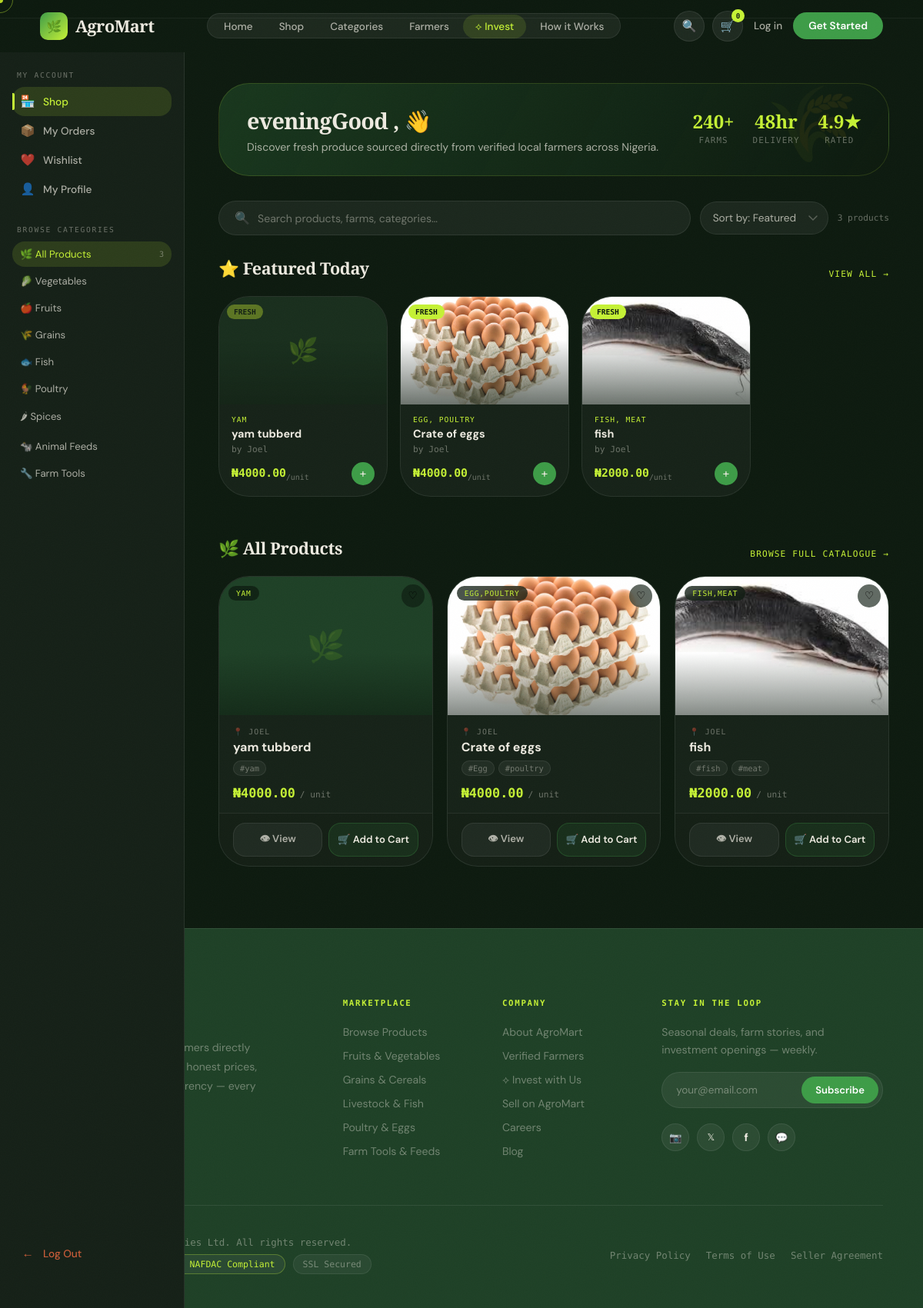
Screenshot of /dashboard/shop/ with the database file from the repository.
### products/models.py (models this page shows, shortened)
class Product(models.Model):
    seller = models.ForeignKey(User, on_delete=models.CASCADE)
    categories = models.ManyToManyField(Category, related_name='products')
    name = models.CharField(max_length=255)
    description = models.TextField()
    price = models.DecimalField(max_digits=10, decimal_places=2)
    quantity = models.IntegerField()
    unit = models.CharField(max_length=50)  # kg, bag, crate
    image = models.ImageField(upload_to='products/', blank=True, null=True)
    created_at = models.DateTimeField(auto_now_add=True)

class Category(models.Model):
    name = models.CharField(max_length=100, unique=True)
    created_by = models.ForeignKey(
        User,
        on_delete=models.SET_NULL,
        null=True,
        blank=True
    )
    created_at = models.DateTimeField(auto_now_add=True)

### accounts/models.py (models this page shows, shortened)
class User(AbstractUser):
    username = None
    email = models.EmailField(unique=True)
    phone = models.CharField(max_length=15, blank=True)
    is_buyer = models.BooleanField(default=True)
    is_seller = models.BooleanField(default=False)
    is_super_admin = models.BooleanField(default=False)
    profile_completed = models.BooleanField(default=False)  # 👈 add this
    USERNAME_FIELD = 'email'
    REQUIRED_FIELDS = []
    objects = UserManager()

### dashboard/views.py (the view)
# urls.py: path('shop/', buyer_home, name='buyer_home'),
def buyer_home(request):
    products = Product.objects.all().order_by('-created_at')[:12]
    return render(request, 'dashboard/buyer/buyer_home.html', {
        'products': products
    })

### templates/dashboard/buyer/buyer_home.html (shortened to what this page needs)
{% extends "base.html" %}
{% load static %}
{% block content %}
<div class="bh-page">
  <aside class="bh-sidebar" id="bhSidebar">
    <div class="bh-sidebar-section">
      <div class="bh-sidebar-label">My Account</div>
      <a href="{% url 'home' %}" class="bh-sidebar-link active">
        <span class="bh-sidebar-link-ico">🏪</span> Shop
      </a>
      <a href="#" class="bh-sidebar-link">
        <span class="bh-sidebar-link-ico">📦</span> My Orders
      </a>
      <a href="{% url 'wishlist' %}" class="bh-sidebar-link">
        <span class="bh-sidebar-link-ico">❤️</span> Wishlist
      </a>
      <a href="{% url 'profile' %}" class="bh-sidebar-link">
        <span class="bh-sidebar-link-ico">👤</span> My Profile
      </a>
    </div>
    <div class="bh-sidebar-section">
      <div class="bh-sidebar-label">Browse Categories</div>
      <div class="cat-filter-list">
        <button class="cat-filter-btn active" data-cat="all">
          <span>🌿 All Products</span>
          <span class="cat-count">{{ products|length }}</span>
        </button>
        <button class="cat-filter-btn" data-cat="vegetables">
          <span>🥬 Vegetables</span>
        </button>
        <button class="cat-filter-btn" data-cat="fruits">
          <span>🍎 Fruits</span>
        </button>
        <button class="cat-filter-btn" data-cat="grains">
          <span>🌾 Grains</span>
        </button>
        <button class="cat-filter-btn" data-cat="fish">
          <span>🐟 Fish</span>
        </button>
        <button class="cat-filter-btn" data-cat="poultry">
          <span>🐓 Poultry</span>
        </button>
        <button class="cat-filter-btn" data-cat="spices">
          <span>🌶 Spices</span>
        </button>
        <button class="cat-filter-btn" data-cat="feeds">
          <span>🐄 Animal Feeds</span>
        </button>
        <button class="cat-filter-btn" data-cat="tools">
          <span>🔧 Farm Tools</span>
        </button>
      </div>
    </div>
    <div class="bh-sidebar-section" style="margin-top:auto">
      <a href="{% url 'logout' %}" class="bh-sidebar-link" style="color:var(--rust) !important">
        <span class="bh-sidebar-link-ico">←</span> Log Out
      </a>
    </div>
  </aside>
  <main class="bh-main">
    <div class="bh-welcome">
      <div class="bh-welcome-text">
        <h2>Good {{ greeting }}, <em>{{ request.user.get_short_name|default:request.user.username }}</em> 👋</h2>
        <p>Discover fresh produce sourced directly from verified local farmers across Nigeria.</p>
      </div>
      <div class="bh-welcome-stats">
        <div class="bh-stat"><strong>240+</strong><span>Farms</span></div>
        <div class="bh-stat"><strong>48hr</strong><span>Delivery</span></div>
        <div class="bh-stat"><strong>4.9★</strong><span>Rated</span></div>
      </div>
    </div>
    <div class="bh-toolbar">
      <div class="bh-search-bar">
        <span style="color:var(--t40)">🔍</span>
        <input type="text" id="prodSearch" placeholder="Search products, farms, categories…" />
      </div>
      <select class="bh-sort-select" id="sortSelect">
        <option value="">Sort by: Featured</option>
      </select>
      <span class="bh-result-count" id="resultCount">{{ products|length }} products</span>
    </div>
    {% if products %}
    <div style="margin-bottom:36px;animation:bhIn .7s var(--expo) .05s both">
      <div class="bh-section-head">
        <h3>⭐ Featured Today</h3>
        <a href="#">View All →</a>
      </div>
      <div class="featured-strip">
        {% for product in products|slice:":6" %}
        <div class="featured-card">
          <div class="featured-card-img"
            {% if product.image %}style="background-image:url('{{ product.image.url }}')"{% else %}style="background:var(--forest);display:flex;align-items:center;justify-content:center;font-size:2rem;opacity:.4"{% endif %}>
            {% if not product.image %}<span style="position:relative;z-index:1">🌿</span>{% endif %}
            <span class="featured-card-badge">Fresh</span>
          </div>
          <div class="featured-card-body">
            <div class="featured-card-cat">
              {% for cat in product.categories.all %}{{ cat.name }}{% if not forloop.last %}, {% endif %}{% empty %}Produce{% endfor %}
            </div>
            <div class="featured-card-name">{{ product.name }}</div>
            <div class="featured-card-seller">by {{ product.seller.get_short_name|default:product.seller.email }}</div>
            <div class="featured-card-footer">
              <span class="featured-card-price">₦{{ product.price }}<sub>/unit</sub></span>
              <a href="/products/cart/add/{{ product.id }}/" class="featured-card-add" title="Add to cart">+</a>
            </div>
          </div>
        </div>
        {% endfor %}
      </div>
    </div>
    {% endif %}
    <div class="bh-section-head">
      <h3>🌿 All Products</h3>
      <a href="#">Browse Full Catalogue →</a>
    </div>
    <div class="products-grid" id="productsGrid">
      {% for product in products %}
      <div class="pcard"
        data-name="{{ product.name|lower }}"
        data-price="{{ product.price }}"
        data-cat="{% for c in product.categories.all %}{{ c.name|lower }} {% endfor %}">
        <div class="pcard-img"
          {% if product.image %}style="background-image:url('{{ product.image.url }}')"{% endif %}>
          {% if not product.image %}<div class="pcard-img-placeholder">🌿</div>{% endif %}
          <span class="pcard-cat-tag">
            {% for cat in product.categories.all %}{{ cat.name }}{% if not forloop.last %},{% endif %}{% empty %}Produce{% endfor %}
          </span>
          <button class="pcard-wishlist" title="Save to wishlist" onclick="toggleWishlist(this)">♡</button>
        </div>
        <div class="pcard-body">
          <div class="pcard-seller">
            📍 {{ product.seller.get_short_name|default:product.seller.email }}
          </div>
          <div class="pcard-name">{{ product.name }}</div>
          <div class="pcard-cats">
            {% for cat in product.categories.all %}
            <span>#{{ cat.name }}</span>
            {% endfor %}
          </div>
          <div class="pcard-price-row">
            <span class="pcard-price">₦{{ product.price }}</span>
            <span class="pcard-unit">/ unit</span>
          </div>
        </div>
        <div class="pcard-foot">
          <a href="/products/{{ product.id }}/" class="pcard-view-btn">👁 View</a>
          <a href="/products/cart/add/{{ product.id }}/" class="pcard-add-btn">🛒 Add to Cart</a>
        </div>
      </div>
      {% empty %}
      <div class="bh-empty">
        <div class="bh-empty-ico">🌿</div>
        <h3>No products yet</h3>
        <p>Sellers are still stocking up. Check back soon for fresh produce from local farms.</p>
      </div>
      {% endfor %}
    </div>
  </main>
</div>
{% endblock %}

### rows the page displays
Product: name "yam tubberd", seller.get_short_name "Joel", price "4000.00", seller.get_short_name "JOEL"
Category: name "YAM", name "yam"
Product: image (picture), name "Crate of eggs", seller.get_short_name "Joel", price "4000.00", seller.get_short_name "JOEL"
Category: name "EGG", name "Egg"
Category: name "POULTRY", name "poultry"
Product: image (picture), name "fish", seller.get_short_name "Joel", price "2000.00", seller.get_short_name "JOEL"
Category: name "FISH", name "fish"
Category: name "MEAT", name "meat"

### other values shown
{{ products|length }} "3"
